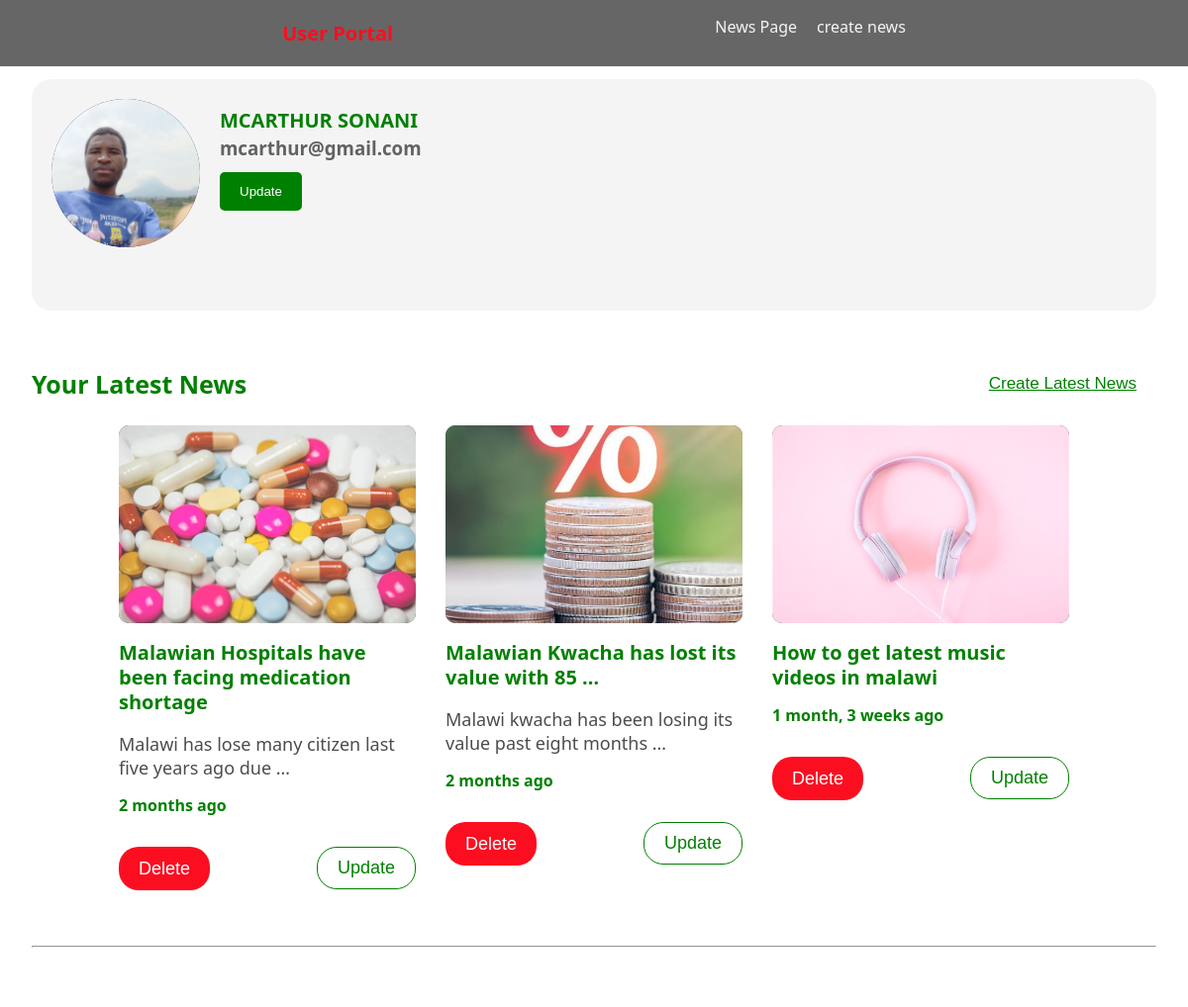
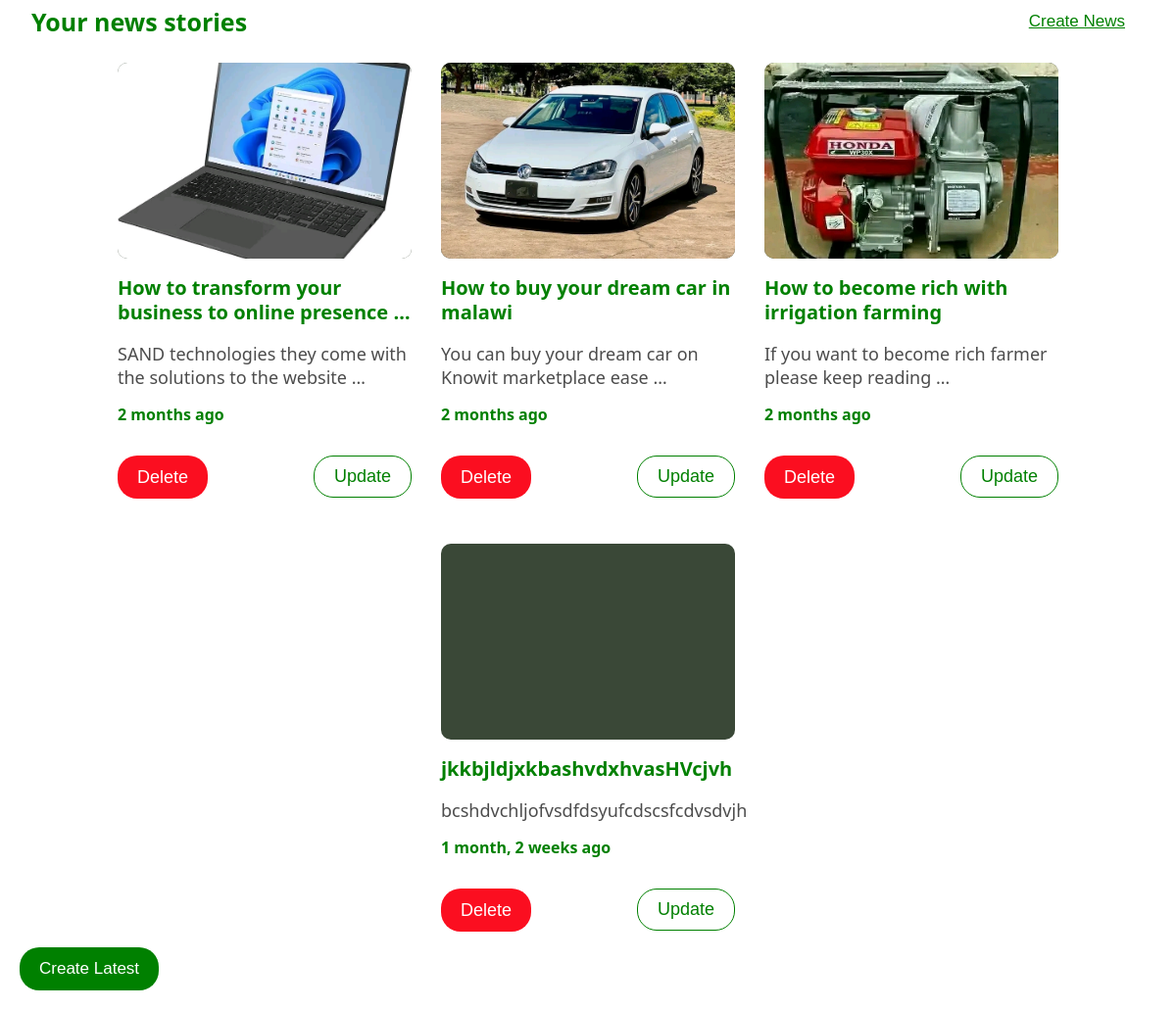
Page /profile/ (signed in) on the committed database (2 pictures, top to bottom).
### Account/models.py (models this page shows, shortened)
class Profile(AbstractUser):
    email = models.EmailField(unique=True, max_length=254)
    Avatar = models.ImageField( upload_to="user/avatar", blank=True , null=True)
    username = models.CharField( max_length=100 , null=True)
    USERNAME_FIELD = "email"
    REQUIRED_FIELDS = ["Avatar" ,"username"]

### News/models.py (models this page shows, shortened)
class LatestNews(models.Model):
    Title = models.CharField( max_length=200)
    Cartegory = models.ForeignKey("Cartegory",  on_delete=models.CASCADE)
    Picture = models.ImageField(upload_to="News/Latest" ,null=True , blank=True)
    Story = models.TextField()
    Host = models.ForeignKey(Profile , on_delete=models.CASCADE)
    Created = models.DateTimeField(auto_now_add=True)
    Modified = models.DateTimeField(auto_now=True)

class NewsContent(models.Model):
    Title = models.CharField( max_length=200)
    Cartegory = models.ForeignKey("Cartegory",  on_delete=models.CASCADE)
    Picture = models.ImageField(upload_to="News/Stories" ,null=True , blank=True)
    Story = models.TextField()
    Host = models.ForeignKey(Profile , on_delete=models.CASCADE)
    Created = models.DateTimeField(auto_now_add=True)
    Modified = models.DateTimeField(auto_now=True)

### News/views.py (the view, shortened to what this page needs)
# urls.py: path("profile/",views.ProfilePage ,name="profile"),
@login_required(login_url="log-in")
def ProfilePage(request):
    user = request.user
    latest = LatestNews.objects.filter(Host=user)
    news = NewsContent.objects.filter(Host=user)
    context={
        "latest":latest,
        "news":news
    }
    return render(request,"Profile/profile-page.html",context)

### templates/Profile/profile-page.html (shortened to what this page needs)
{% extends "index.html" %}
{% block content %}
{% load static %}
<header>
    <nav class="profile-bar">
        <div class="profile-logo">
            <p>User Portal</p>
        </div>
        <div class="links">
            <ul>
                <li><a href="{% url 'home' %}">News Page</a></li>
                <li><a href="{% url 'choose-cart' %}">create news</a></li>
            </ul>
        </div>
    </nav>
</header>
<main>
    <section class="profile-container">
        <section class="profile-info-container">
            <div class="profile-card">
                <div class="profile-avatar">
                    {% if request.user.Avatar %}
                        <img src="{{request.user.Avatar.url}}" alt="">
                    {% else %}
                        <p>No Avatar</p>
                    {% endif %}
                </div>
                <div class="profile-text">
                    <h2>{{request.user.username}}</h2>
                    <h3>{{request.user.email}}</h3>
                    <div class="update-btn">
                        <button id="open-update" >Update</button>
                     </div>
                </div>
            </div>
        </section>
        <section class="profile-news-container">
            <div class="news-title">
                <h1>Your Latest News</h1>
                <button>
                    <a href="{% url 'choose-cart-latest' %}">Create Latest News</a>
                </button>
            </div>
            <div class="profile-news-wrapper">
                {% for item in latest %}
                <div class="profile-news-card">
                    <div class="news-photo">
                        {% if item.Picture %}
                        <img src="{{item.Picture.url}}" alt="">
                        {% endif %}
                    </div>
                    <div class="news-text">
                        <h2>{{item.Title|truncatewords:8}}</h2>
                            <p>{{item.Story|truncatewords:10}}</p>
                            <h4>{{item.Created|timesince}} ago</h4>
                    </div>
                    <div class="news-btn">
                        <a href="{% url 'delete-latest' item.id %}">
                            <button class="news-delete">Delete</button>
                        </a>
                        <a href="">
                            <button class="news-update">Update</button>
                        </a>
                    </div>
                </div>
                {% endfor %}
            </div>
        </section>
        <hr />
        <section class="profile-news-container">
            <div class="news-title">
                <h1>Your news stories</h1>
                <button>
                    <a href="{% url 'choose-cart' %}">Create News</a>
                </button>
            </div>
            <div class="profile-news-wrapper">
                {% for item in news %}
                <div class="profile-news-card">
                    <div class="news-photo">
                        {% if item.Picture %}
                            <img src="{{item.Picture.url}}" alt="">
                        {% endif %}
                    </div>
                    <div class="news-text">
                        <h2>{{item.Title|truncatewords:8}}</h2>
                            <p>{{item.Story|truncatewords:10}}</p>
                            <h4>{{item.Created|timesince}} ago</h4>
                    </div>
                    <div class="news-btn">
                        <a href="{% url 'delete-news' item.id %}">
                            <button class="news-delete">Delete</button>
                        </a>
                        <a href="">
                            <button class="news-update">Update</button>
                        </a>
                    </div>
                </div>
                {% endfor %}
            </div>
            <div class="floating-btn-container">
                <a href="{% url 'choose-cart-latest' %}">
                <button class="floating-btn">
                    Create Latest
                </button>
            </a>
            </div>
        </section>
    </section>
</main>
{% endblock  %}

### templates/index.html (shortened to what this page needs)
<!DOCTYPE html>
<html lang="en">
    {% load static %}
<head>
    <link rel="stylesheet" href="{% static 'CSS/style.css' %}">
    <link rel="stylesheet" href="{% static 'CSS/breakpoints.css' %}">
</head>
<body>
    {% block content %}
    {% endblock  %}
</body>
</html>

### static/CSS/style.css (style rules this page uses)
body { box-sizing: border-box; margin: 0; padding: 0; font-family: 'Segoe UI', Tahoma, Geneva, Verdana, sans-serif; }
* { list-style: none; text-decoration: none; }
nav { display: flex; position: fixed; top: 0; justify-content: space-between; width: 100%; background-color:black; }
nav .links ul { display: flex; gap: 20px; }
nav .links li a { font-size: 16px; font-weight: 500; color:#f4f4f4; transition: all 300ms ease-in; }
.news-btn { padding: 1rem 0px; }
.news-btn button { padding:10px 20px; border: none; background-color: #2d425c; cursor:pointer; color:#fff; font-size:16px; border-radius:5px; }
.profile-container { padding: 2rem; }
.profile-info-container { padding: 20px 20px 4rem; background-color: #f4f4f4; border-radius: 20px; }
.profile-card { display: flex; gap: 20px; flex-wrap: wrap; }
.profile-avatar { background-color: #2c2259; width: 150px; border-radius: 50%; height: 150px; }
.profile-avatar img { width: 100%; border-radius: 50%; height: 100%; object-fit: cover; }
.profile-text h2 { color: green; line-height: 10px; font-size: 20px; text-transform: uppercase; }
.profile-text h3 { color: rgba(0,0,0,0.6); line-height: 10px; text-transform: lowercase; }
.profile-text .update-btn button { padding:12px 20px; border: none; border-radius: 5px; background-color: green; cursor: pointer; color:#fff; transition: all 300ms ease-in; }
.profile-news-container { padding: 2rem 0px; }
.news-title { display: flex; justify-content: space-between; }
.news-title h1 { color: green; font-size: 25px; }
.news-title button { padding: 10px 20px; border: none; background-color: transparent; }
.news-title button a { color: green; font-size: 17px; text-decoration: underline; transition: all 300ms ease-in; }
.profile-news-wrapper { display: flex; flex-wrap: wrap; justify-content: center; gap:30px; }
.profile-news-card { width: 300px; }
.news-photo { width: 300px; height: 200px; background-color: #3a4837; border-radius: 10px; }
.news-photo img { width: 100%; height: 100%; object-fit: cover; border-radius: inherit; }
.news-text h2 { color:green; font-size: 20px; }
.news-text p { color: rgba(0,0,0,0.7); font-size: 18px; font-weight: 500; }
.news-text h4 { color: green; }
.news-btn { display: flex; justify-content: space-between; }
.news-btn button { cursor: pointer; font-size: 18px; font-weight: 500; border-radius: 20px; transition: all 300ms ease-in; }
.news-btn .news-delete { background-color: #fb0e20; border:none; color: #fff; padding: 11.5px 20px ; }
.news-btn .news-update { background-color: transparent; border: 1.5px solid green; color: green; padding: 10px 20px ; }
.floating-btn-container { position: fixed; left: 20px; bottom: 20px; }
.floating-btn { background-color: green; padding: 12px 20px; border: none; border-radius: 20px; font-size: 17px; color: #fff; cursor: pointer; transition: all 300ms ease-in; }
.news-text h2 { color: green; line-height: 25px; }
.news-text h4 { color:rgba(0,0,0,0.6); line-height: 10px; }
.news-text p { font-size: 16px; font-weight: 500; }
.profile-bar { background-color: rgba(0,0,0,0.6); position: fixed; width: 100%; justify-content: space-evenly; }
.profile-bar .profile-logo p { font-size: 20px; font-weight: 600; color:#fb0e20; }
.profile-container { padding: 5rem 2rem 2rem; }
.links { display: flex; flex-direction: column; }
.links a { padding: 5px 0px; color: green; font-size: 18px; font-weight: 600; transition: all 300ms ease-in; }

### rows in the picture
Profile: user.Avatar (picture), user.username "MCARTHUR SONANI", user.email "mcarthur@gmail.com"
LatestNews: Picture (picture), Title "Malawian Hospitals have been facing medication shortage", Story "Malawi has lose many citizen last five years ago due …", Created "2 months"
LatestNews: Picture (picture), Title "Malawian Kwacha has lost its value with 85 …", Story "Malawi kwacha has been losing its value past eight months …", Created "2 months"
LatestNews: Picture (picture), Title "How to get latest music videos in malawi", Created "1 month, 3 weeks"
NewsContent: Picture (picture), Title "How to transform your business to online presence …", Story "SAND technologies they come with the solutions to the website …", Created "2 months"
NewsContent: Picture (picture), Title "How to buy your dream car in malawi", Story "You can buy your dream car on Knowit marketplace ease …", Created "2 months"
NewsContent: Picture (picture), Title "How to become rich with irrigation farming", Story "If you want to become rich farmer please keep reading …", Created "2 months"
NewsContent: Title "jkkbjldjxkbashvdxhvasHVcjvh", Story "bcshdvchljofvsdfdsyufcdscsfcdvsdvjh", Created "1 month, 2 weeks"
